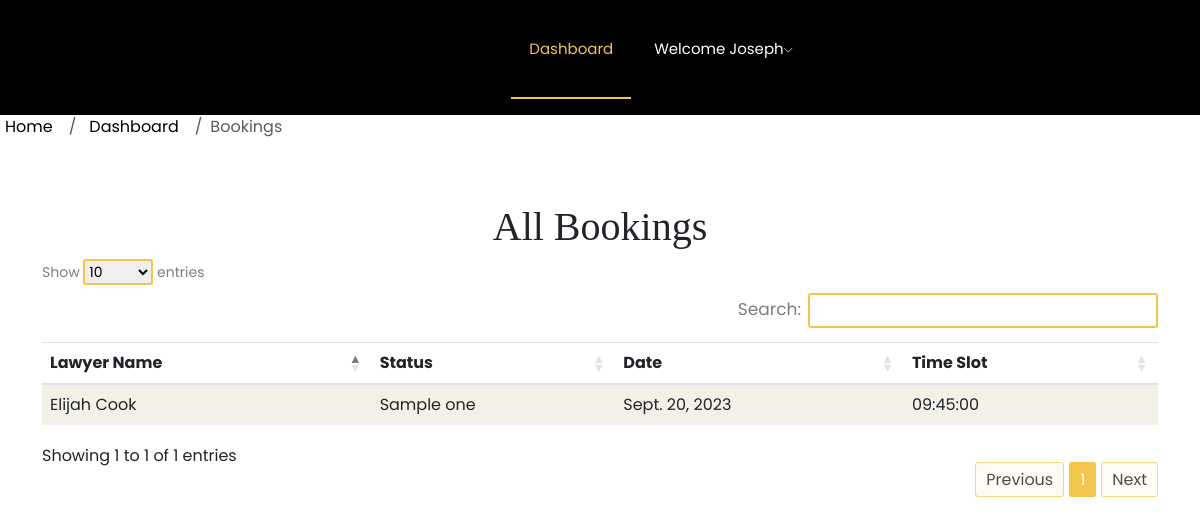
The page /bookings/ (signed in) on the database as committed earlier.
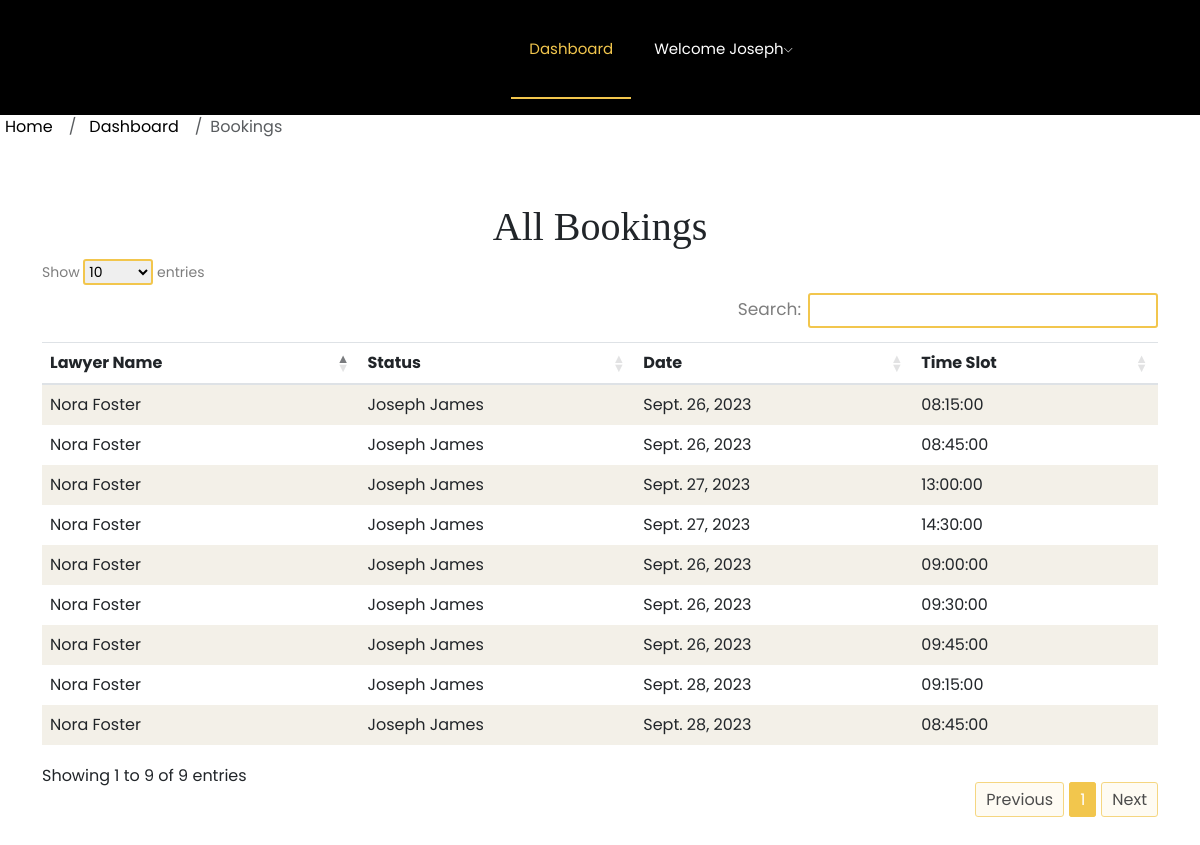
The same page on the database as committed later.
### accounts/models.py (models this page shows, shortened)
class CustomUser(AbstractUser):
    USER_TYPES = (
        ('admin', 'Admin'),
        ('lawyer', 'Lawyer'),
        ('student', 'Student'),
        ('client', 'Client'),
    )
    STATES = (
    ('Andhra Pradesh', 'Andhra Pradesh'),
    ('Arunachal Pradesh', 'Arunachal Pradesh'),
    ('Assam', 'Assam'),
    ('Bihar', 'Bihar'),
    ('Chhattisgarh', 'Chhattisgarh'),
    ('Goa', 'Goa'),
    ('Gujarat', 'Gujarat'),
    ('Haryana', 'Haryana'),
    ('Himachal Pradesh', 'Himachal Pradesh'),
    ('Jharkhand', 'Jharkhand'),
    ('Karnataka', 'Karnataka'),
    ('Kerala', 'Kerala'),
    ('Madhya Pradesh', 'Madhya Pradesh'),
    ('Maharashtra', 'Maharashtra'),
    ('Manipur', 'Manipur'),
    ('Meghalaya', 'Meghalaya'),
    ('Mizoram', 'Mizoram'),
    ('Nagaland', 'Nagaland'),
    ('Odisha', 'Odisha'),
    ('Punjab', 'Punjab'),
    ('Rajasthan', 'Rajasthan'),
    ('Sikkim', 'Sikkim'),
    ('Tamil Nadu', 'Tamil Nadu'),
    ('Telangana', 'Telangana'),
    ('Tripura', 'Tripura'),
    ('Uttar Pradesh', 'Uttar Pradesh'),
    ('Uttarakhand', 'Uttarakhand'),
    ('West Bengal', 'West Bengal'),
    ('Andaman and Nicobar Islands', 'Andaman and Nicobar Islands'),
    ('Chandigarh', 'Chandigarh'),
    ('Dadra and Nagar Haveli and Daman and Diu', 'Dadra and Nagar Haveli and Daman and Diu'),
    ('Lakshadweep', 'Lakshadweep'),
    ('Delhi', 'Delhi'),
    ('Puducherry', 'Puducherry'),
)
    user_type = models.CharField(max_length=10, choices=USER_TYPES, default='client')
    email = models.EmailField(unique=True, default='')  # Change: Use email as the username
    first_name = models.CharField(max_length=30, default='')  # Added: First name field
    last_name = models.CharField(max_length=30, default='')  # Added: Last name field
    address = models.TextField(default='',blank=True,)  # Added: Address field
    dob = models.DateField(default='2000-01-01',blank=True,)  # Added: Date of birth field
    pin = models.CharField(max_length=6, default='',blank=True,)  # Added: PIN code field
    state = models.CharField(max_length=50, choices=STATES, blank=True, null=False)
    phone = models.CharField(max_length=15,blank=True)  # Added: Phone number field

class Appointment(models.Model):
    STATUS_CHOICES = (
        ('not_paid', 'Not Paid'),
        ('confirmed', 'Confirmed'),
        ('cancelled', 'Cancelled'),
    )
    lawyer = models.ForeignKey('LawyerProfile', on_delete=models.CASCADE)
    client = models.ForeignKey('CustomUser', on_delete=models.CASCADE)
    appointment_date = models.DateField()
    time_slot = models.CharField(max_length=20)  # Use TimeSlot model here
    status = models.CharField(max_length=20, choices=STATUS_CHOICES, default='not_paid')
    order_id = models.CharField(max_length=100, blank=True, null=True)  # Add this field for Razorpay order ID

class LawyerProfile(models.Model):
    SPECIALIZATIONS = (
        ('family', 'Family Lawyer'),
        ('criminal', 'Criminal Lawyer'),
        ('consumer', 'Consumer Lawyer'),
        ('coperatelawyer', 'Coperate Lawyer'),
        ('civilrightlawyer', 'Civil Right Lawyer'),
        ('divorcelawyer', 'Divorce Lawyer'),
    )
    COURT = (
        ('jfcmcchangancherry', 'Judicial First Class Magistrate Court  Changancherry'),
        ('munsiff', 'Munsiff Court Changancherry'),
        ('jfcmcKanjirapally', 'Judicial First Class Magistrate Court  Kanjirapally'),
        ('munsifcourtkanjirapally', 'Munsiff Court Kanjirapally'),
        ('districtcourtkottayam', 'District Court Kottayam'),
        ('highcourtkochi', 'High Court Kochi'),
    )
    id = models.AutoField(primary_key=True)
    user = models.OneToOneField(CustomUser, on_delete=models.CASCADE, related_name='lawyer_profile')
    specialization = models.CharField(max_length=20, choices=SPECIALIZATIONS,blank=True)
    start_date = models.DateField(null=True)  # Date profession started
    experience = models.IntegerField(blank=True)  # Experience in years
    DEFAULT_PROFILE_PICTURE_PATH = 'uploads/default_profile_picture.png'
    profile_picture = models.ImageField(
        upload_to='uploads/',
        default=DEFAULT_PROFILE_PICTURE_PATH,  # Set the default profile picture path
        blank=True,
        null=True
    )
    certificates = models.ManyToManyField('Certificate', blank=True)
    license_no = models.CharField(max_length=30,blank=False)
    locations = TaggableManager()
    cases_won = models.IntegerField(null=True, blank=True)
    cases_lost = models.IntegerField(null=True, blank=True)
    total_cases_handeled = models.IntegerField(null=True, blank=True)
    currendly_handling = models.IntegerField(null=True, blank=True)
    experience = models.IntegerField(null=True, blank=True)
    court = models.CharField(max_length=200, choices=COURT,blank=True)
    working_hours = models.ManyToManyField(TimeSlot, blank=True)
    time_update = models.DateTimeField(null=True, blank=True)

### accounts/views.py (the view)
# urls.py: path('bookings/', views.all_bookings, name='all_bookings'),
@login_required
def all_bookings(request, lawyer_id=None, client_id=None):
    queryset = Appointment.objects.all()
    if lawyer_id is not None:
        lawyer = get_object_or_404(LawyerProfile, id=lawyer_id)
        queryset = queryset.filter(lawyer=lawyer)
    if client_id is not None:
        client = get_object_or_404(CustomUser, id=client_id)
        queryset = queryset.filter(client=client)
    context = {
        'bookings': queryset,
    }
    return render(request, 'bookings.html', context)

### accounts/templates/bookings.html (shortened to what this page needs)
{% load static %}
<!DOCTYPE html>
<html lang="en">
<head>
    <link rel="stylesheet" href="{% static 'css/bootstrap.min.css' %}">
    <link rel="stylesheet" href="{% static 'css/owl.carousel.min.css' %}">
    <link rel="stylesheet" href="{% static 'css/magnific-popup.css' %}">
    <link rel="stylesheet" href="{% static 'css/font-awesome.min.css' %}">
    <link rel="stylesheet" href="{% static 'css/themify-icons.css' %}">
    <link rel="stylesheet" href="{% static 'css/nice-select.css' %}">
    <link rel="stylesheet" href="{% static 'css/flaticon.css' %}">
    <link rel="stylesheet" href="{% static 'css/flaticon.css' %}">
    <link rel="stylesheet" href="{% static 'css/gijgo.css' %}">
    <link rel="stylesheet" href="{% static 'css/slicknav.css' %}">
    <link rel="stylesheet" href="{% static 'css/style.css' %}">
    <link rel="stylesheet" href="{% static 'css/add_user.css' %}">
    <link rel="stylesheet" href="{% static 'css/navigation.css' %}">
    <link rel="stylesheet" href="https://cdnjs.cloudflare.com/ajax/libs/twitter-bootstrap/5.3.0/css/bootstrap.min.css">
    <link rel="stylesheet" href="https://cdn.datatables.net/1.13.6/css/dataTables.bootstrap5.min.css">
</head>
<body>
    <header>
        <div class="header-area ">
            <div id="sticky-header" class="main-header-area">
                <div class="container-fluid p-0">
                    <div class="row align-items-center justify-content-between no-gutters">
                        <div class="col-xl-2 col-lg-2">
                            <div class="logo-img">
                            </div>
                        </div>
                        <div class="col-xl-7 col-lg-8">
                            <div class="main-menu  d-none d-lg-block">
                                <nav>
                                    <ul id="navigation">
                                        <li><a class="active" href="{% url 'lawyer_dashboard' %}">Dashboard</a></li>
                                        {% if user.is_authenticated %}
                                        <li>
                                            <a href="#">Welcome {{ user.first_name }}<i class="ti-angle-down"></i></a>
                                        </li>
                                        {% else %}
                                        <li><a href="{% url 'signup' %}">Signup</a></li>
                                        <li><a href="{% url 'login' %}">Login</a></li>
                                        {% endif %}
                                    </ul>
                            </div>
                        </div>
                    </div>
                </div>
            </div>
        </div>
    </header>
    <nav aria-label="breadcrumb">
        <ol class="breadcrumb">
            <li class="breadcrumb-item"><a href="{% url 'home' %}">Home</a></li>
            <li class="breadcrumb-item"><a href="{% url 'login' %}">Dashboard</a></li>
            <li class="breadcrumb-item active" aria-current="page">Bookings</li>
        </ol>
    </nav>
    <div class="container py-5">
        <h1 class="text-center">All Bookings</h1>
        <div class="row">
            <div class="col-12">
                <table id="example" class="table table-striped" style="width:100%">
                    <thead>
                        <tr>
                            <th>Lawyer Name</th>
                            <th>Status</th>
                            <th>Date</th>
                            <th>Time Slot</th>
                        </tr>
                    </thead>
                    <tbody>
                        {% for booking in bookings %}
                        <tr>
                            <td>{{ booking.lawyer.user.get_full_name }}</td>
                            <td>{{ booking.client.get_full_name }}</td>
                            <td>{{ booking.appointment_date }}</td>
                            <td>{{ booking.time_slot }}</td>
                        </tr>
                        {% endfor %}
                    </tbody>
                </table>
            </div>
        </div>
    </div>
</body>
</html>

### static/css/navigation.css (style rules this page uses)
#navigation { display: flex; align-items: center; list-style: none; padding: 0; }
#navigation li { margin: 0; padding: 0; margin-right: 0px; }
#navigation li:last-child { margin-right: 0; }

### accounts/templates/bookings.html (style rules this page uses)
*, *:focus, *:active { outline: none; outline-offset: 0; outline-color: red; font-family: 'Poppins', sans-serif; }
.table.dataTable.table-striped>tbody>tr>* { border: none; }
.table.dataTable.table-striped>tbody>tr.odd>* { box-shadow: none; background-color: #f2c64d10; }
a, a:hover, a:active, a:focus { text-decoration: none; color: #000; border-radius: 3px; margin-left: 5px; }

Rows that differ between the two databases and show on the page:
changed Appointment (number 1 of 9 on the later page): lawyer.user.get_full_name "Elijah Cook" → "Nora Foster"; client.get_full_name "Sample one" → "Joseph James"; appointment_date "Sept. 20, 2023" → "Sept. 26, 2023"; time_slot "09:45:00" → "08:15:00"
added Appointment: lawyer.user.get_full_name "Nora Foster", client.get_full_name "Joseph James", appointment_date "Sept. 26, 2023", time_slot "08:45:00"
added Appointment: lawyer.user.get_full_name "Nora Foster", client.get_full_name "Joseph James", appointment_date "Sept. 27, 2023", time_slot "13:00:00"
added Appointment: lawyer.user.get_full_name "Nora Foster", client.get_full_name "Joseph James", appointment_date "Sept. 27, 2023", time_slot "14:30:00"
added Appointment: lawyer.user.get_full_name "Nora Foster", client.get_full_name "Joseph James", appointment_date "Sept. 26, 2023", time_slot "09:00:00"
added Appointment: lawyer.user.get_full_name "Nora Foster", client.get_full_name "Joseph James", appointment_date "Sept. 26, 2023", time_slot "09:30:00"
added Appointment: lawyer.user.get_full_name "Nora Foster", client.get_full_name "Joseph James", appointment_date "Sept. 26, 2023", time_slot "09:45:00"
added Appointment: lawyer.user.get_full_name "Nora Foster", client.get_full_name "Joseph James", appointment_date "Sept. 28, 2023", time_slot "09:15:00"
added Appointment: lawyer.user.get_full_name "Nora Foster", client.get_full_name "Joseph James", appointment_date "Sept. 28, 2023", time_slot "08:45:00"
Other text that changed with them:
text written by a page script: "Show entries Search: Showing 1 to 1 of 1 entries Previous 1 Next" → "Show entries Search: Showing 1 to 9 of 9 entries Previous 1 Next"
